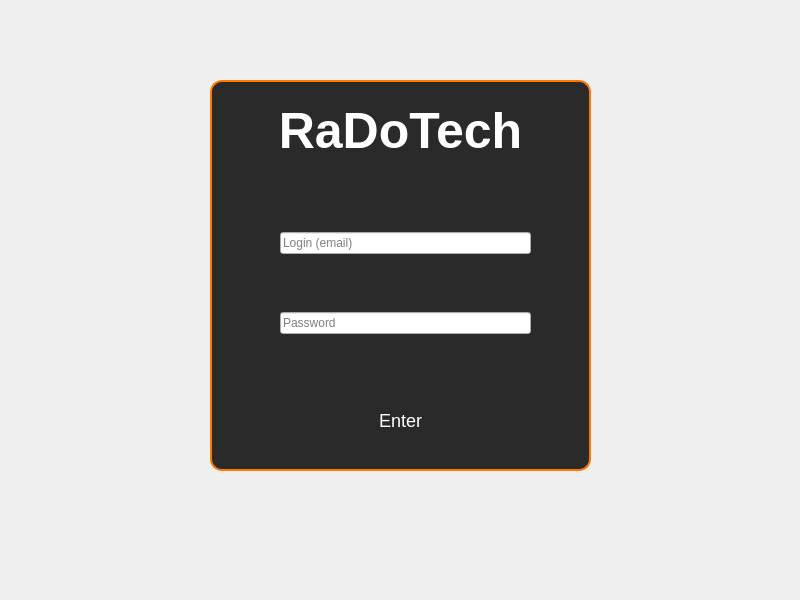
<?xml version="1.0" encoding="UTF-8"?>
<ui version="4.0">
 <class>MainWindow</class>
 <widget class="QMainWindow" name="MainWindow">
  <property name="geometry">
   <rect>
    <x>0</x>
    <y>0</y>
    <width>800</width>
    <height>600</height>
   </rect>
  </property>
  <property name="windowTitle">
   <string>MainWindow</string>
  </property>
  <widget class="QWidget" name="centralwidget">
   <widget class="QStackedWidget" name="StackedWidget">
    <property name="geometry">
     <rect>
      <x>0</x>
      <y>0</y>
      <width>801</width>
      <height>601</height>
     </rect>
    </property>
    <property name="currentIndex">
     <number>2</number>
    </property>
    <widget class="QWidget" name="Menu">
     <property name="styleSheet">
      <string notr="true">QWidget#Menu {
    background: qlineargradient(
        spread: pad,
        x1: 1, y1: 0.045, 
        x2: 1, y2: 1, 
        stop: 0 rgba(255, 120, 0, 255),
        stop: 1 rgba(246, 97, 81, 255)
    );
    border-radius: 15px;
    padding: 40px 30px;
}

QLabel{
    color: white;
    font-size: 50px;
    font-weight: bold;
    background: transparent;
    padding: 0;
    border: none;
    text-align: center;
}

QGroupBox {
    background-color: #2a2a2a;
    border: 2px solid rgba(255, 120, 0, 255);
    border-radius: 12px;
    padding: 20px;
    margin-bottom: 30px;
}

QPushButton {
    background: qlineargradient(
        spread: pad, 
        x1: 1, y1: 0.045, 
        x2: 1, y2: 1, 
        stop: 0 rgba(255, 120, 0, 255), 
        stop: 1 rgba(246, 97, 81, 255)
    );
    color: white;
    border: none;
    border-radius: 12px;
    font-size: 18px;
    padding: 12px 25px;
    margin: 10px 0;
}

QPushButton:hover {
    border: 1px solid rgba(255, 255, 255, 0.6);
    background: rgba(255, 120, 0, 180);
}

QPushButton:pressed {
    background-color: rgba(255, 120, 0, 220);
    background: rgba(255, 255, 255, 0.2);
}

QPushButton:focus {
    outline: none;
}
</string>
     </property>
     <widget class="QGroupBox" name="groupBox">
      <property name="geometry">
       <rect>
        <x>210</x>
        <y>80</y>
        <width>381</width>
        <height>421</height>
       </rect>
      </property>
      <widget class="QLabel" name="title">
       <property name="geometry">
        <rect>
         <x>30</x>
         <y>20</y>
         <width>321</width>
         <height>121</height>
        </rect>
       </property>
       <property name="font">
        <font>
         <pointsize>-1</pointsize>
         <weight>75</weight>
         <bold>true</bold>
        </font>
       </property>
       <property name="text">
        <string>RaDoTech</string>
       </property>
       <property name="alignment">
        <set>Qt::AlignCenter</set>
       </property>
      </widget>
      <widget class="QWidget" name="verticalLayoutWidget">
       <property name="geometry">
        <rect>
         <x>10</x>
         <y>170</y>
         <width>361</width>
         <height>191</height>
        </rect>
       </property>
       <layout class="QVBoxLayout" name="verticalLayout">
        <property name="leftMargin">
         <number>20</number>
        </property>
        <property name="rightMargin">
         <number>20</number>
        </property>
        <item>
         <widget class="QPushButton" name="createProfileButton">
          <property name="text">
           <string>Create Profile</string>
          </property>
         </widget>
        </item>
        <item>
         <widget class="QPushButton" name="loginButton">
          <property name="text">
           <string>Login</string>
          </property>
         </widget>
        </item>
       </layout>
      </widget>
     </widget>
    </widget>
    <widget class="QWidget" name="CreateProfile">
     <widget class="QGroupBox" name="groupBox_2">
      <property name="geometry">
       <rect>
        <x>160</x>
        <y>30</y>
        <width>511</width>
        <height>491</height>
       </rect>
      </property>
      <property name="title">
       <string/>
      </property>
      <widget class="QPushButton" name="saveButton">
       <property name="geometry">
        <rect>
         <x>160</x>
         <y>400</y>
         <width>151</width>
         <height>51</height>
        </rect>
       </property>
       <property name="text">
        <string>Save and Continue</string>
       </property>
      </widget>
      <widget class="QWidget" name="gridLayoutWidget">
       <property name="geometry">
        <rect>
         <x>70</x>
         <y>40</y>
         <width>381</width>
         <height>340</height>
        </rect>
       </property>
       <layout class="QGridLayout" name="userInfo">
        <item row="6" column="2">
         <widget class="QLineEdit" name="countryText">
          <property name="placeholderText">
           <string>Your country</string>
          </property>
         </widget>
        </item>
        <item row="4" column="0">
         <widget class="QLabel" name="heightLbl">
          <property name="text">
           <string>Height, cm</string>
          </property>
         </widget>
        </item>
        <item row="1" column="0">
         <widget class="QLabel" name="lNameLbl">
          <property name="text">
           <string>Last Name</string>
          </property>
         </widget>
        </item>
        <item row="6" column="0">
         <widget class="QLabel" name="countryLbl">
          <property name="text">
           <string>Country</string>
          </property>
         </widget>
        </item>
        <item row="8" column="2">
         <widget class="QLineEdit" name="emailText">
          <property name="placeholderText">
           <string>Email Address</string>
          </property>
         </widget>
        </item>
        <item row="10" column="2">
         <widget class="QLineEdit" name="confirmPasswordText">
          <property name="echoMode">
           <enum>QLineEdit::Password</enum>
          </property>
          <property name="placeholderText">
           <string>12345</string>
          </property>
         </widget>
        </item>
        <item row="1" column="2">
         <widget class="QLineEdit" name="lastNameText">
          <property name="placeholderText">
           <string>Last name</string>
          </property>
         </widget>
        </item>
        <item row="5" column="0">
         <widget class="QLabel" name="birthdayLbl">
          <property name="text">
           <string>Date of Birth</string>
          </property>
         </widget>
        </item>
        <item row="0" column="2">
         <widget class="QLineEdit" name="firstNameText">
          <property name="placeholderText">
           <string>First name</string>
          </property>
         </widget>
        </item>
        <item row="8" column="0">
         <widget class="QLabel" name="emailLbl">
          <property name="text">
           <string>Email</string>
          </property>
         </widget>
        </item>
        <item row="5" column="2">
         <widget class="QDateEdit" name="birthdayEdit">
          <property name="displayFormat">
           <string>MM/dd/yyyy</string>
          </property>
         </widget>
        </item>
        <item row="7" column="0">
         <widget class="QLabel" name="phoneLbl">
          <property name="text">
           <string>Phone Number, +</string>
          </property>
         </widget>
        </item>
        <item row="2" column="0">
         <widget class="QLabel" name="genderLbl">
          <property name="text">
           <string>Gender</string>
          </property>
         </widget>
        </item>
        <item row="9" column="0">
         <widget class="QLabel" name="passwordLbl">
          <property name="text">
           <string>Password</string>
          </property>
         </widget>
        </item>
        <item row="10" column="0">
         <widget class="QLabel" name="confirmPasswordLbl">
          <property name="text">
           <string>Confirm password</string>
          </property>
         </widget>
        </item>
        <item row="2" column="2">
         <layout class="QHBoxLayout" name="genderOptions">
          <item>
           <widget class="QRadioButton" name="maleButton">
            <property name="text">
             <string>Male</string>
            </property>
           </widget>
          </item>
          <item>
           <widget class="QRadioButton" name="femaleButton">
            <property name="text">
             <string>Female</string>
            </property>
           </widget>
          </item>
          <item>
           <widget class="QRadioButton" name="otherButton">
            <property name="text">
             <string>Other</string>
            </property>
           </widget>
          </item>
         </layout>
        </item>
        <item row="3" column="0">
         <widget class="QLabel" name="weightLbl">
          <property name="text">
           <string>Weight, kg</string>
          </property>
         </widget>
        </item>
        <item row="9" column="2">
         <widget class="QLineEdit" name="passwordText">
          <property name="echoMode">
           <enum>QLineEdit::Password</enum>
          </property>
          <property name="placeholderText">
           <string>12345</string>
          </property>
         </widget>
        </item>
        <item row="0" column="0">
         <widget class="QLabel" name="fNameLbl">
          <property name="text">
           <string>First Name</string>
          </property>
         </widget>
        </item>
        <item row="7" column="2">
         <widget class="QLineEdit" name="phoneText">
          <property name="placeholderText">
           <string>12223334444</string>
          </property>
         </widget>
        </item>
        <item row="3" column="2">
         <widget class="QSpinBox" name="weightBox">
          <property name="maximum">
           <number>999</number>
          </property>
         </widget>
        </item>
        <item row="4" column="2">
         <widget class="QSpinBox" name="heightBox">
          <property name="maximum">
           <number>999</number>
          </property>
         </widget>
        </item>
       </layout>
      </widget>
     </widget>
    </widget>
    <widget class="QWidget" name="loginProfile">
     <property name="styleSheet">
      <string notr="true">QWidget#loginProfile {
    background: qlineargradient(
        spread: pad,
        x1: 1, y1: 0.045, 
        x2: 1, y2: 1, 
        stop: 0 rgba(255, 120, 0, 255),
        stop: 1 rgba(246, 97, 81, 255)
    );
    border-radius: 15px;
    padding: 40px 30px;
}

QLabel{
    color: white;
    font-size: 50px;
    font-weight: bold;
    background: transparent;
    padding: 0;
    border: none;
    text-align: center;
}

QGroupBox {
    background-color: #2a2a2a;
    border: 2px solid rgba(255, 120, 0, 255);
    border-radius: 12px;
    padding: 20px;
    margin-bottom: 30px;
}

QPushButton {
    background: qlineargradient(
        spread: pad, 
        x1: 1, y1: 0.045, 
        x2: 1, y2: 1, 
        stop: 0 rgba(255, 120, 0, 255), 
        stop: 1 rgba(246, 97, 81, 255)
    );
    color: white;
    border: none;
    border-radius: 12px;
    font-size: 18px;
    padding: 12px 25px;
    margin: 10px 0;
}

QPushButton:hover {
    border: 1px solid rgba(255, 255, 255, 0.6);
    background: rgba(255, 120, 0, 180);
}

QPushButton:pressed {
    background-color: rgba(255, 120, 0, 220);
    background: rgba(255, 255, 255, 0.2);
}

QPushButton:focus {
    outline: none;
}
</string>
     </property>
     <widget class="QGroupBox" name="groupBox_3">
      <property name="geometry">
       <rect>
        <x>210</x>
        <y>80</y>
        <width>381</width>
        <height>421</height>
       </rect>
      </property>
      <widget class="QWidget" name="verticalLayoutWidget_2">
       <property name="geometry">
        <rect>
         <x>70</x>
         <y>100</y>
         <width>251</width>
         <height>206</height>
        </rect>
       </property>
       <layout class="QVBoxLayout" name="verticalLayout_2">
        <item>
         <widget class="QLineEdit" name="emailLoginText">
          <property name="placeholderText">
           <string>Login (email)</string>
          </property>
         </widget>
        </item>
        <item>
         <widget class="QLineEdit" name="passwordLoginText">
          <property name="echoMode">
           <enum>QLineEdit::Password</enum>
          </property>
          <property name="placeholderText">
           <string>Password</string>
          </property>
         </widget>
        </item>
       </layout>
      </widget>
      <widget class="QPushButton" name="enterButton">
       <property name="geometry">
        <rect>
         <x>120</x>
         <y>310</y>
         <width>141</width>
         <height>61</height>
        </rect>
       </property>
       <property name="text">
        <string>Enter</string>
       </property>
      </widget>
      <widget class="QLabel" name="title_2">
       <property name="geometry">
        <rect>
         <x>30</x>
         <y>-10</y>
         <width>321</width>
         <height>121</height>
        </rect>
       </property>
       <property name="font">
        <font>
         <pointsize>-1</pointsize>
         <weight>75</weight>
         <bold>true</bold>
        </font>
       </property>
       <property name="text">
        <string>RaDoTech</string>
       </property>
       <property name="alignment">
        <set>Qt::AlignCenter</set>
       </property>
      </widget>
     </widget>
    </widget>
   </widget>
  </widget>
 </widget>
 <resources/>
 <connections/>
</ui>
